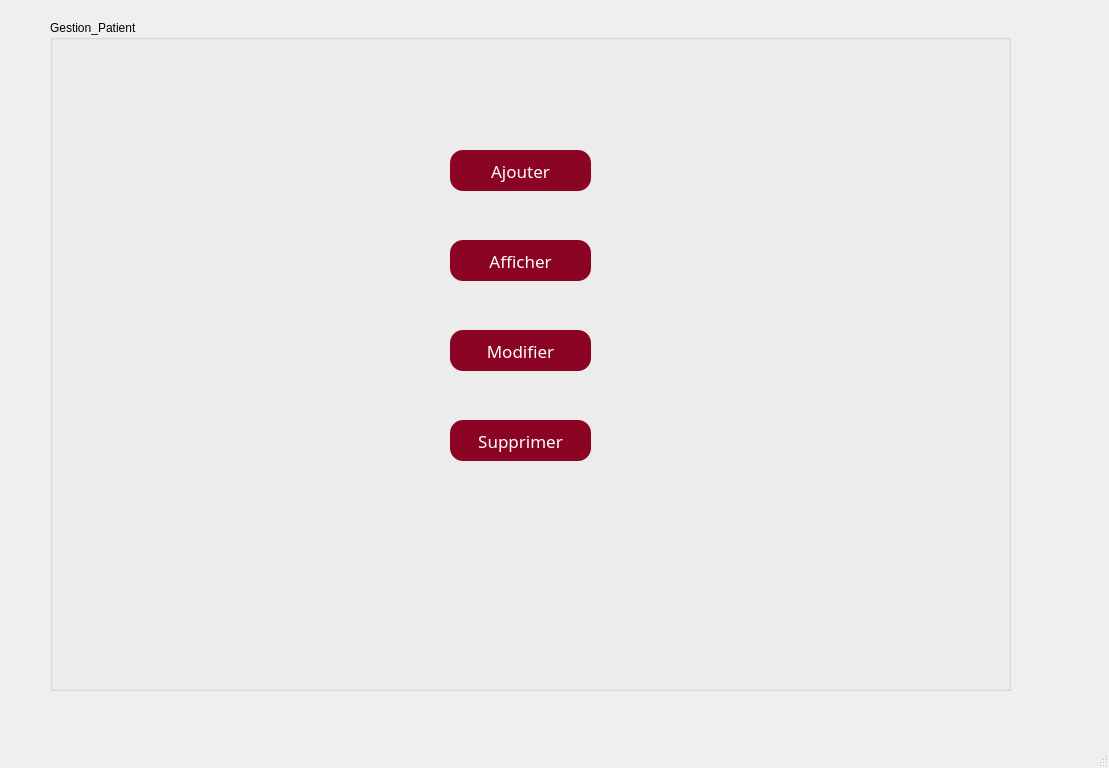
<?xml version="1.0" encoding="UTF-8"?>
<ui version="4.0">
 <class>Gestion_patient</class>
 <widget class="QMainWindow" name="Gestion_patient">
  <property name="geometry">
   <rect>
    <x>0</x>
    <y>0</y>
    <width>1109</width>
    <height>768</height>
   </rect>
  </property>
  <property name="windowTitle">
   <string>Gestion_patient</string>
  </property>
  <widget class="QWidget" name="centralwidget">
   <widget class="QGroupBox" name="groupBox">
    <property name="geometry">
     <rect>
      <x>50</x>
      <y>20</y>
      <width>961</width>
      <height>671</height>
     </rect>
    </property>
    <property name="title">
     <string>Gestion_Patient</string>
    </property>
    <widget class="QStackedWidget" name="stackedWidget">
     <property name="enabled">
      <bool>true</bool>
     </property>
     <property name="geometry">
      <rect>
       <x>50</x>
       <y>20</y>
       <width>891</width>
       <height>621</height>
      </rect>
     </property>
     <property name="styleSheet">
      <string notr="true">QtabWidget{
	background-image: url(:/img/return.png);
border-radius:30px;
border-color:rgb(0, 0, 0)
}
*{
font-family:century gothic;
font-size:17px;
}
QLineEdit
{
border-radius:11px;
border-color:rgb(0, 0, 0);

}
QPushButton
{
background:rgb(139, 4, 35);
border-radius:13px;
color:rgb(255, 255, 255);
}
QPushButton:hover
{
background:rgb(216, 5, 37);
border-radius:13px;
color:rgb(255, 255, 255);
}

QToolButton{
background:rgb(139, 4, 35);
border-radius:15px;
}
QToolButton:hover{
background:rgb(216, 5, 37);
border-radius:15px;
}</string>
     </property>
     <property name="currentIndex">
      <number>2</number>
     </property>
     <widget class="QWidget" name="stackedWidgetPage1">
      <widget class="QLabel" name="label">
       <property name="geometry">
        <rect>
         <x>120</x>
         <y>60</y>
         <width>151</width>
         <height>31</height>
        </rect>
       </property>
       <property name="text">
        <string>CIN</string>
       </property>
      </widget>
      <widget class="QLabel" name="label_2">
       <property name="geometry">
        <rect>
         <x>120</x>
         <y>120</y>
         <width>131</width>
         <height>31</height>
        </rect>
       </property>
       <property name="text">
        <string>Nom</string>
       </property>
      </widget>
      <widget class="QLabel" name="label_3">
       <property name="geometry">
        <rect>
         <x>120</x>
         <y>180</y>
         <width>131</width>
         <height>31</height>
        </rect>
       </property>
       <property name="text">
        <string>Prénom</string>
       </property>
      </widget>
      <widget class="QLabel" name="label_4">
       <property name="geometry">
        <rect>
         <x>120</x>
         <y>240</y>
         <width>151</width>
         <height>31</height>
        </rect>
       </property>
       <property name="text">
        <string>Age</string>
       </property>
      </widget>
      <widget class="QLineEdit" name="lecin">
       <property name="geometry">
        <rect>
         <x>280</x>
         <y>60</y>
         <width>211</width>
         <height>31</height>
        </rect>
       </property>
      </widget>
      <widget class="QLineEdit" name="lenom">
       <property name="geometry">
        <rect>
         <x>280</x>
         <y>120</y>
         <width>211</width>
         <height>31</height>
        </rect>
       </property>
      </widget>
      <widget class="QLineEdit" name="leprenom">
       <property name="geometry">
        <rect>
         <x>280</x>
         <y>180</y>
         <width>211</width>
         <height>31</height>
        </rect>
       </property>
      </widget>
      <widget class="QLineEdit" name="leage">
       <property name="geometry">
        <rect>
         <x>280</x>
         <y>240</y>
         <width>211</width>
         <height>31</height>
        </rect>
       </property>
      </widget>
      <widget class="QPushButton" name="ajoute_pati">
       <property name="geometry">
        <rect>
         <x>310</x>
         <y>540</y>
         <width>211</width>
         <height>41</height>
        </rect>
       </property>
       <property name="text">
        <string>Ajouter</string>
       </property>
      </widget>
      <widget class="QToolButton" name="retour">
       <property name="geometry">
        <rect>
         <x>710</x>
         <y>10</y>
         <width>61</width>
         <height>41</height>
        </rect>
       </property>
       <property name="styleSheet">
        <string notr="true">
background-color: rgb(139, 4, 35);</string>
       </property>
       <property name="text">
        <string>...</string>
       </property>
       <property name="icon">
        <iconset resource="resources.qrc">
         <normaloff>:/image/re.png</normaloff>:/image/re.png</iconset>
       </property>
       <property name="iconSize">
        <size>
         <width>30</width>
         <height>30</height>
        </size>
       </property>
      </widget>
      <widget class="QLabel" name="label_5">
       <property name="geometry">
        <rect>
         <x>120</x>
         <y>300</y>
         <width>121</width>
         <height>20</height>
        </rect>
       </property>
       <property name="text">
        <string>Type maladie</string>
       </property>
      </widget>
      <widget class="QLabel" name="label_11">
       <property name="geometry">
        <rect>
         <x>120</x>
         <y>370</y>
         <width>121</width>
         <height>20</height>
        </rect>
       </property>
       <property name="text">
        <string>Rendez-vous</string>
       </property>
      </widget>
      <widget class="QLabel" name="label_12">
       <property name="geometry">
        <rect>
         <x>120</x>
         <y>430</y>
         <width>131</width>
         <height>20</height>
        </rect>
       </property>
       <property name="text">
        <string>Num_chambre</string>
       </property>
      </widget>
      <widget class="QLabel" name="label_13">
       <property name="geometry">
        <rect>
         <x>120</x>
         <y>480</y>
         <width>131</width>
         <height>20</height>
        </rect>
       </property>
       <property name="text">
        <string>Contact famille</string>
       </property>
      </widget>
      <widget class="QLineEdit" name="lenumchambre">
       <property name="geometry">
        <rect>
         <x>280</x>
         <y>430</y>
         <width>211</width>
         <height>31</height>
        </rect>
       </property>
      </widget>
      <widget class="QLineEdit" name="lecontact">
       <property name="geometry">
        <rect>
         <x>280</x>
         <y>480</y>
         <width>211</width>
         <height>31</height>
        </rect>
       </property>
      </widget>
      <widget class="QDateEdit" name="dateEdit">
       <property name="geometry">
        <rect>
         <x>280</x>
         <y>350</y>
         <width>211</width>
         <height>51</height>
        </rect>
       </property>
       <property name="styleSheet">
        <string notr="true"/>
       </property>
      </widget>
      <widget class="QComboBox" name="comboBox_2">
       <property name="geometry">
        <rect>
         <x>282</x>
         <y>300</y>
         <width>211</width>
         <height>31</height>
        </rect>
       </property>
       <item>
        <property name="text">
         <string>Bonne Etat Sanitaire</string>
        </property>
       </item>
       <item>
        <property name="text">
         <string>Diabete</string>
        </property>
       </item>
       <item>
        <property name="text">
         <string>Arthrose</string>
        </property>
       </item>
       <item>
        <property name="text">
         <string>Alzheimer</string>
        </property>
       </item>
       <item>
        <property name="text">
         <string>Troubles anxieux</string>
        </property>
       </item>
      </widget>
      <widget class="QToolButton" name="toolButton_4">
       <property name="geometry">
        <rect>
         <x>586</x>
         <y>10</y>
         <width>51</width>
         <height>41</height>
        </rect>
       </property>
       <property name="text">
        <string/>
       </property>
       <property name="icon">
        <iconset resource="resources.qrc">
         <normaloff>:/image/1200px-OOjs_UI_icon_history.svg.png</normaloff>:/image/1200px-OOjs_UI_icon_history.svg.png</iconset>
       </property>
       <property name="iconSize">
        <size>
         <width>30</width>
         <height>30</height>
        </size>
       </property>
      </widget>
      <widget class="QCalendarWidget" name="calendarAjout">
       <property name="geometry">
        <rect>
         <x>540</x>
         <y>200</y>
         <width>304</width>
         <height>261</height>
        </rect>
       </property>
      </widget>
      <widget class="QLabel" name="Qr">
       <property name="geometry">
        <rect>
         <x>590</x>
         <y>495</y>
         <width>161</width>
         <height>101</height>
        </rect>
       </property>
       <property name="text">
        <string/>
       </property>
      </widget>
     </widget>
     <widget class="QWidget" name="page_3">
      <widget class="QTextBrowser" name="historique">
       <property name="geometry">
        <rect>
         <x>55</x>
         <y>50</y>
         <width>701</width>
         <height>461</height>
        </rect>
       </property>
      </widget>
      <widget class="QToolButton" name="toolButton_6">
       <property name="geometry">
        <rect>
         <x>800</x>
         <y>40</y>
         <width>71</width>
         <height>41</height>
        </rect>
       </property>
       <property name="styleSheet">
        <string notr="true">background-color: rgb(139, 4, 35);
</string>
       </property>
       <property name="text">
        <string/>
       </property>
       <property name="icon">
        <iconset resource="resources.qrc">
         <normaloff>:/image/re.png</normaloff>:/image/re.png</iconset>
       </property>
       <property name="iconSize">
        <size>
         <width>30</width>
         <height>30</height>
        </size>
       </property>
      </widget>
     </widget>
     <widget class="QWidget" name="page">
      <widget class="QPushButton" name="add_patient">
       <property name="geometry">
        <rect>
         <x>350</x>
         <y>110</y>
         <width>141</width>
         <height>41</height>
        </rect>
       </property>
       <property name="layoutDirection">
        <enum>Qt::LeftToRight</enum>
       </property>
       <property name="text">
        <string>Ajouter</string>
       </property>
      </widget>
      <widget class="QPushButton" name="dispaly_patients">
       <property name="geometry">
        <rect>
         <x>350</x>
         <y>200</y>
         <width>141</width>
         <height>41</height>
        </rect>
       </property>
       <property name="text">
        <string>Afficher</string>
       </property>
      </widget>
      <widget class="QPushButton" name="update_patients">
       <property name="geometry">
        <rect>
         <x>350</x>
         <y>290</y>
         <width>141</width>
         <height>41</height>
        </rect>
       </property>
       <property name="text">
        <string>Modifier</string>
       </property>
      </widget>
      <widget class="QPushButton" name="delete_patients">
       <property name="geometry">
        <rect>
         <x>350</x>
         <y>380</y>
         <width>141</width>
         <height>41</height>
        </rect>
       </property>
       <property name="text">
        <string>Supprimer</string>
       </property>
      </widget>
     </widget>
     <widget class="QWidget" name="stackedWidgetPage2">
      <widget class="QToolButton" name="toolButton_2">
       <property name="geometry">
        <rect>
         <x>200</x>
         <y>20</y>
         <width>31</width>
         <height>31</height>
        </rect>
       </property>
       <property name="styleSheet">
        <string notr="true">background-color: rgb(255, 255, 255);</string>
       </property>
       <property name="text">
        <string>...</string>
       </property>
       <property name="icon">
        <iconset resource="resources.qrc">
         <normaloff>:/image/1024px-Search_Icon.svg.png</normaloff>:/image/1024px-Search_Icon.svg.png</iconset>
       </property>
       <property name="iconSize">
        <size>
         <width>25</width>
         <height>25</height>
        </size>
       </property>
      </widget>
      <widget class="QLineEdit" name="lineEdit_12">
       <property name="geometry">
        <rect>
         <x>30</x>
         <y>20</y>
         <width>191</width>
         <height>31</height>
        </rect>
       </property>
       <property name="placeholderText">
        <string> Recherche...</string>
       </property>
      </widget>
      <widget class="QToolButton" name="toolButton_5">
       <property name="geometry">
        <rect>
         <x>550</x>
         <y>20</y>
         <width>31</width>
         <height>31</height>
        </rect>
       </property>
       <property name="styleSheet">
        <string notr="true">QToolButton { /* all types of tool button */
    border: 2px solid #8f8f91;
    border-radius: 6px;
    background-color: qlineargradient(x1: 0, y1: 0, x2: 0, y2: 1,
                                      stop: 0 #f6f7fa, stop: 1 #dadbde);
}</string>
       </property>
       <property name="text">
        <string>...</string>
       </property>
       <property name="icon">
        <iconset resource="resources.qrc">
         <normaloff>:/image/31096.png</normaloff>:/image/31096.png</iconset>
       </property>
       <property name="iconSize">
        <size>
         <width>30</width>
         <height>25</height>
        </size>
       </property>
      </widget>
      <widget class="QToolButton" name="retour_2">
       <property name="geometry">
        <rect>
         <x>740</x>
         <y>20</y>
         <width>51</width>
         <height>41</height>
        </rect>
       </property>
       <property name="tabletTracking">
        <bool>false</bool>
       </property>
       <property name="autoFillBackground">
        <bool>false</bool>
       </property>
       <property name="styleSheet">
        <string notr="true">
background-color: rgb(139, 4, 35);



</string>
       </property>
       <property name="text">
        <string/>
       </property>
       <property name="icon">
        <iconset resource="resources.qrc">
         <normaloff>:/image/re.png</normaloff>:/image/re.png</iconset>
       </property>
       <property name="iconSize">
        <size>
         <width>30</width>
         <height>30</height>
        </size>
       </property>
       <property name="checkable">
        <bool>false</bool>
       </property>
       <property name="autoExclusive">
        <bool>false</bool>
       </property>
       <property name="autoRaise">
        <bool>false</bool>
       </property>
      </widget>
      <widget class="QTableView" name="tableView">
       <property name="enabled">
        <bool>true</bool>
       </property>
       <property name="geometry">
        <rect>
         <x>45</x>
         <y>80</y>
         <width>761</width>
         <height>361</height>
        </rect>
       </property>
       <attribute name="horizontalHeaderCascadingSectionResizes">
        <bool>false</bool>
       </attribute>
      </widget>
      <widget class="QComboBox" name="comboBox_4">
       <property name="geometry">
        <rect>
         <x>370</x>
         <y>21</y>
         <width>151</width>
         <height>31</height>
        </rect>
       </property>
       <item>
        <property name="text">
         <string>NOM</string>
        </property>
       </item>
       <item>
        <property name="text">
         <string>AGE</string>
        </property>
       </item>
       <item>
        <property name="text">
         <string>RENDEZ_VOUS</string>
        </property>
       </item>
      </widget>
      <widget class="QToolButton" name="toolButton">
       <property name="geometry">
        <rect>
         <x>600</x>
         <y>21</y>
         <width>31</width>
         <height>31</height>
        </rect>
       </property>
       <property name="styleSheet">
        <string notr="true">QToolButton { /* all types of tool button */
    border: 2px solid #8f8f91;
    border-radius: 6px;
    background-color: qlineargradient(x1: 0, y1: 0, x2: 0, y2: 1,
                                      stop: 0 #f6f7fa, stop: 1 #dadbde);
}</string>
       </property>
       <property name="text">
        <string/>
       </property>
       <property name="icon">
        <iconset resource="resources.qrc">
         <normaloff>:/image/téléchargement__2_-removebg-preview - Copie.png</normaloff>:/image/téléchargement__2_-removebg-preview - Copie.png</iconset>
       </property>
       <property name="iconSize">
        <size>
         <width>30</width>
         <height>25</height>
        </size>
       </property>
      </widget>
      <widget class="QLabel" name="label_20">
       <property name="geometry">
        <rect>
         <x>270</x>
         <y>30</y>
         <width>101</width>
         <height>16</height>
        </rect>
       </property>
       <property name="text">
        <string>ORDER BY:</string>
       </property>
      </widget>
      <widget class="QLabel" name="qrcode">
       <property name="geometry">
        <rect>
         <x>40</x>
         <y>460</y>
         <width>201</width>
         <height>141</height>
        </rect>
       </property>
       <property name="text">
        <string/>
       </property>
      </widget>
      <widget class="QPushButton" name="qrCode">
       <property name="geometry">
        <rect>
         <x>440</x>
         <y>470</y>
         <width>93</width>
         <height>41</height>
        </rect>
       </property>
       <property name="text">
        <string>CODE QR</string>
       </property>
      </widget>
      <widget class="QPushButton" name="calendrier">
       <property name="geometry">
        <rect>
         <x>590</x>
         <y>470</y>
         <width>141</width>
         <height>41</height>
        </rect>
       </property>
       <property name="text">
        <string>Calendrier</string>
       </property>
      </widget>
      <zorder>lineEdit_12</zorder>
      <zorder>toolButton_2</zorder>
      <zorder>toolButton_5</zorder>
      <zorder>retour_2</zorder>
      <zorder>tableView</zorder>
      <zorder>comboBox_4</zorder>
      <zorder>toolButton</zorder>
      <zorder>label_20</zorder>
      <zorder>qrcode</zorder>
      <zorder>qrCode</zorder>
      <zorder>calendrier</zorder>
     </widget>
     <widget class="QWidget" name="stackedWidgetPage3">
      <widget class="QPushButton" name="modifier_pati">
       <property name="geometry">
        <rect>
         <x>300</x>
         <y>500</y>
         <width>211</width>
         <height>41</height>
        </rect>
       </property>
       <property name="text">
        <string>Modifier</string>
       </property>
      </widget>
      <widget class="QLabel" name="label_7">
       <property name="geometry">
        <rect>
         <x>140</x>
         <y>210</y>
         <width>151</width>
         <height>31</height>
        </rect>
       </property>
       <property name="text">
        <string>Age</string>
       </property>
      </widget>
      <widget class="QLineEdit" name="leage2">
       <property name="geometry">
        <rect>
         <x>290</x>
         <y>210</y>
         <width>201</width>
         <height>31</height>
        </rect>
       </property>
      </widget>
      <widget class="QLabel" name="label_8">
       <property name="geometry">
        <rect>
         <x>140</x>
         <y>100</y>
         <width>141</width>
         <height>31</height>
        </rect>
       </property>
       <property name="text">
        <string>Nom</string>
       </property>
      </widget>
      <widget class="QLabel" name="label_9">
       <property name="geometry">
        <rect>
         <x>140</x>
         <y>150</y>
         <width>141</width>
         <height>31</height>
        </rect>
       </property>
       <property name="text">
        <string>Prenom</string>
       </property>
      </widget>
      <widget class="QLineEdit" name="leprenom2">
       <property name="geometry">
        <rect>
         <x>290</x>
         <y>150</y>
         <width>201</width>
         <height>31</height>
        </rect>
       </property>
      </widget>
      <widget class="QLineEdit" name="lenom2">
       <property name="geometry">
        <rect>
         <x>290</x>
         <y>100</y>
         <width>201</width>
         <height>31</height>
        </rect>
       </property>
       <property name="styleSheet">
        <string notr="true"/>
       </property>
      </widget>
      <widget class="QLabel" name="label_10">
       <property name="geometry">
        <rect>
         <x>140</x>
         <y>40</y>
         <width>151</width>
         <height>31</height>
        </rect>
       </property>
       <property name="text">
        <string>CIN</string>
       </property>
      </widget>
      <widget class="QToolButton" name="retour_3">
       <property name="geometry">
        <rect>
         <x>710</x>
         <y>20</y>
         <width>61</width>
         <height>41</height>
        </rect>
       </property>
       <property name="styleSheet">
        <string notr="true">background-color: rgb(139, 4, 35);</string>
       </property>
       <property name="text">
        <string>...</string>
       </property>
       <property name="icon">
        <iconset resource="resources.qrc">
         <normaloff>:/image/re.png</normaloff>:/image/re.png</iconset>
       </property>
       <property name="iconSize">
        <size>
         <width>25</width>
         <height>25</height>
        </size>
       </property>
      </widget>
      <widget class="QLabel" name="label_14">
       <property name="geometry">
        <rect>
         <x>130</x>
         <y>280</y>
         <width>121</width>
         <height>16</height>
        </rect>
       </property>
       <property name="text">
        <string>Type_maladie</string>
       </property>
      </widget>
      <widget class="QLabel" name="label_15">
       <property name="geometry">
        <rect>
         <x>130</x>
         <y>330</y>
         <width>121</width>
         <height>20</height>
        </rect>
       </property>
       <property name="text">
        <string>Rendez_vous</string>
       </property>
      </widget>
      <widget class="QLabel" name="label_16">
       <property name="geometry">
        <rect>
         <x>130</x>
         <y>380</y>
         <width>161</width>
         <height>20</height>
        </rect>
       </property>
       <property name="text">
        <string>Num_chambre</string>
       </property>
      </widget>
      <widget class="QLineEdit" name="lenum_chambre2">
       <property name="geometry">
        <rect>
         <x>290</x>
         <y>380</y>
         <width>201</width>
         <height>31</height>
        </rect>
       </property>
      </widget>
      <widget class="QLabel" name="label_17">
       <property name="geometry">
        <rect>
         <x>120</x>
         <y>440</y>
         <width>151</width>
         <height>20</height>
        </rect>
       </property>
       <property name="text">
        <string>Contact_famille</string>
       </property>
      </widget>
      <widget class="QLineEdit" name="lecontact2">
       <property name="geometry">
        <rect>
         <x>290</x>
         <y>440</y>
         <width>201</width>
         <height>31</height>
        </rect>
       </property>
      </widget>
      <widget class="QDateEdit" name="dateEdit_2">
       <property name="geometry">
        <rect>
         <x>290</x>
         <y>330</y>
         <width>201</width>
         <height>22</height>
        </rect>
       </property>
      </widget>
      <widget class="QComboBox" name="comboBox">
       <property name="geometry">
        <rect>
         <x>290</x>
         <y>40</y>
         <width>201</width>
         <height>31</height>
        </rect>
       </property>
      </widget>
      <widget class="QComboBox" name="comboBox_3">
       <property name="geometry">
        <rect>
         <x>292</x>
         <y>270</y>
         <width>191</width>
         <height>31</height>
        </rect>
       </property>
       <item>
        <property name="text">
         <string>Bonne Etat Sanitaire</string>
        </property>
       </item>
       <item>
        <property name="text">
         <string>Diabete</string>
        </property>
       </item>
       <item>
        <property name="text">
         <string>Arthrose</string>
        </property>
       </item>
       <item>
        <property name="text">
         <string>Alzheimer</string>
        </property>
       </item>
       <item>
        <property name="text">
         <string>Troubles anxieux</string>
        </property>
       </item>
      </widget>
      <widget class="QLabel" name="Qrmodif">
       <property name="geometry">
        <rect>
         <x>640</x>
         <y>410</y>
         <width>151</width>
         <height>111</height>
        </rect>
       </property>
       <property name="text">
        <string/>
       </property>
      </widget>
      <widget class="QLineEdit" name="leqr">
       <property name="geometry">
        <rect>
         <x>320</x>
         <y>40</y>
         <width>113</width>
         <height>22</height>
        </rect>
       </property>
      </widget>
      <zorder>leqr</zorder>
      <zorder>modifier_pati</zorder>
      <zorder>label_7</zorder>
      <zorder>leage2</zorder>
      <zorder>label_8</zorder>
      <zorder>label_9</zorder>
      <zorder>leprenom2</zorder>
      <zorder>lenom2</zorder>
      <zorder>label_10</zorder>
      <zorder>retour_3</zorder>
      <zorder>label_14</zorder>
      <zorder>label_15</zorder>
      <zorder>label_16</zorder>
      <zorder>lenum_chambre2</zorder>
      <zorder>label_17</zorder>
      <zorder>lecontact2</zorder>
      <zorder>dateEdit_2</zorder>
      <zorder>comboBox</zorder>
      <zorder>comboBox_3</zorder>
      <zorder>Qrmodif</zorder>
     </widget>
     <widget class="QWidget" name="stackedWidgetPage4">
      <widget class="QPushButton" name="supprimer_patient">
       <property name="geometry">
        <rect>
         <x>300</x>
         <y>360</y>
         <width>211</width>
         <height>41</height>
        </rect>
       </property>
       <property name="text">
        <string>Supprimer</string>
       </property>
      </widget>
      <widget class="QLabel" name="label_6">
       <property name="geometry">
        <rect>
         <x>190</x>
         <y>130</y>
         <width>151</width>
         <height>31</height>
        </rect>
       </property>
       <property name="text">
        <string>CIN</string>
       </property>
      </widget>
      <widget class="QToolButton" name="retour_4">
       <property name="geometry">
        <rect>
         <x>680</x>
         <y>30</y>
         <width>71</width>
         <height>41</height>
        </rect>
       </property>
       <property name="styleSheet">
        <string notr="true">
background-color: rgb(139, 4, 35);</string>
       </property>
       <property name="text">
        <string>...</string>
       </property>
       <property name="icon">
        <iconset resource="resources.qrc">
         <normaloff>:/image/re.png</normaloff>:/image/re.png</iconset>
       </property>
       <property name="iconSize">
        <size>
         <width>30</width>
         <height>30</height>
        </size>
       </property>
      </widget>
      <widget class="QComboBox" name="comboBox_sup">
       <property name="geometry">
        <rect>
         <x>300</x>
         <y>130</y>
         <width>191</width>
         <height>31</height>
        </rect>
       </property>
      </widget>
      <widget class="QLabel" name="label_18">
       <property name="geometry">
        <rect>
         <x>190</x>
         <y>200</y>
         <width>56</width>
         <height>16</height>
        </rect>
       </property>
       <property name="text">
        <string>Nom</string>
       </property>
      </widget>
      <widget class="QLabel" name="label_19">
       <property name="geometry">
        <rect>
         <x>190</x>
         <y>270</y>
         <width>56</width>
         <height>16</height>
        </rect>
       </property>
       <property name="text">
        <string>Prenom</string>
       </property>
      </widget>
      <widget class="QLineEdit" name="lenom3">
       <property name="geometry">
        <rect>
         <x>300</x>
         <y>190</y>
         <width>191</width>
         <height>31</height>
        </rect>
       </property>
      </widget>
      <widget class="QLineEdit" name="leprenom3">
       <property name="geometry">
        <rect>
         <x>300</x>
         <y>260</y>
         <width>191</width>
         <height>31</height>
        </rect>
       </property>
      </widget>
     </widget>
     <widget class="QWidget" name="page_2">
      <widget class="QPushButton" name="saveButton">
       <property name="geometry">
        <rect>
         <x>440</x>
         <y>490</y>
         <width>341</width>
         <height>28</height>
        </rect>
       </property>
       <property name="styleSheet">
        <string notr="true">border-radius:10px;
background-color: #01BFFF;
color:white;
font:11pt;</string>
       </property>
       <property name="text">
        <string>Save Changes</string>
       </property>
      </widget>
      <widget class="QLabel" name="label_21">
       <property name="geometry">
        <rect>
         <x>-40</x>
         <y>20</y>
         <width>851</width>
         <height>101</height>
        </rect>
       </property>
       <property name="styleSheet">
        <string notr="true">font-size : 24pt;
background : #01BFFF;
color:white;
border-radius:8px;</string>
       </property>
       <property name="text">
        <string>Daily Task Planner</string>
       </property>
       <property name="alignment">
        <set>Qt::AlignCenter</set>
       </property>
      </widget>
      <widget class="QLineEdit" name="taskLineEdit">
       <property name="geometry">
        <rect>
         <x>440</x>
         <y>140</y>
         <width>241</width>
         <height>31</height>
        </rect>
       </property>
       <property name="styleSheet">
        <string notr="true">font:12pt;</string>
       </property>
      </widget>
      <widget class="QCalendarWidget" name="calendarWidget">
       <property name="geometry">
        <rect>
         <x>10</x>
         <y>150</y>
         <width>411</width>
         <height>311</height>
        </rect>
       </property>
       <property name="styleSheet">
        <string notr="true">font:12pt;</string>
       </property>
      </widget>
      <widget class="QPushButton" name="addButton">
       <property name="geometry">
        <rect>
         <x>690</x>
         <y>140</y>
         <width>93</width>
         <height>28</height>
        </rect>
       </property>
       <property name="styleSheet">
        <string notr="true">border-radius:10px;
background-color: #01BFFF;
color:white;
</string>
       </property>
       <property name="text">
        <string>Add new</string>
       </property>
      </widget>
      <widget class="QTableView" name="tablC">
       <property name="geometry">
        <rect>
         <x>470</x>
         <y>220</y>
         <width>411</width>
         <height>192</height>
        </rect>
       </property>
      </widget>
      <widget class="QDateEdit" name="dateEdit_C">
       <property name="geometry">
        <rect>
         <x>180</x>
         <y>490</y>
         <width>110</width>
         <height>22</height>
        </rect>
       </property>
      </widget>
      <widget class="QPushButton" name="pushButton_3">
       <property name="geometry">
        <rect>
         <x>830</x>
         <y>490</y>
         <width>41</width>
         <height>28</height>
        </rect>
       </property>
       <property name="text">
        <string/>
       </property>
      </widget>
     </widget>
    </widget>
   </widget>
  </widget>
  <widget class="QMenuBar" name="menubar">
   <property name="geometry">
    <rect>
     <x>0</x>
     <y>0</y>
     <width>1109</width>
     <height>26</height>
    </rect>
   </property>
  </widget>
  <widget class="QStatusBar" name="statusbar"/>
 </widget>
 <resources>
  <include location="resources.qrc"/>
 </resources>
 <connections/>
</ui>
